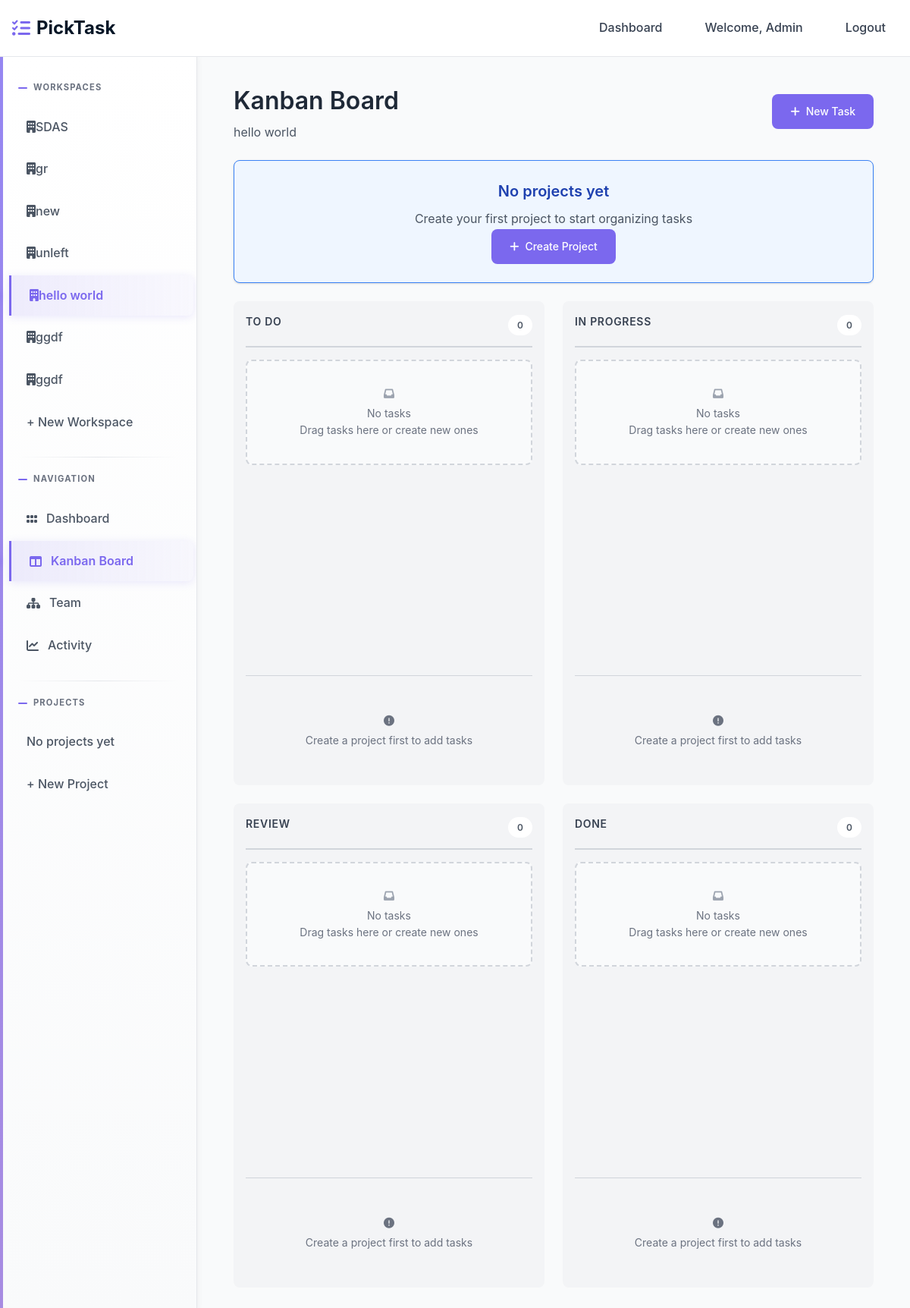
Screenshot of /kanban/3/ (signed in) with the database file from the repository.
### home/models.py (models this page shows)
class User(AbstractUser):
    full_name = models.CharField(max_length=255, blank=True, null=True)
    created_at = models.DateTimeField(auto_now_add=True)

### workspace/models.py (models this page shows, shortened)
class Membership(models.Model):
    ROLE_CHOICES = [
        ('admin', 'Admin'),
        ('member', 'Member'),
    ]
    user = models.ForeignKey(settings.AUTH_USER_MODEL, on_delete=models.CASCADE, related_name='memberships')
    workspace = models.ForeignKey(Workspace, on_delete=models.CASCADE, related_name='memberships')
    role = models.CharField(max_length=20, choices=ROLE_CHOICES, default='member')
    joined_at = models.DateTimeField(auto_now_add=True)
    class Meta:
        unique_together = ['user', 'workspace']
        ordering = ['-joined_at']

class Workspace(models.Model):
    name = models.CharField(max_length=255)
    created_by = models.ForeignKey(settings.AUTH_USER_MODEL, on_delete=models.CASCADE, related_name='workspaces_created')
    created_at = models.DateTimeField(auto_now_add=True)
    class Meta:
        ordering = ['-created_at']

### workspace/decorators.py (the view)
    def wrapper(request, workspace_id, *args, **kwargs):
        workspace = get_object_or_404(Workspace, id=workspace_id)
        if not Membership.objects.filter(user=request.user, workspace=workspace).exists():
            messages.error(request, "You don't have access to this workspace")
            return redirect('workspace:dashboard')
        return view_func(request, workspace_id, *args, **kwargs)

### kanban/templatetags/kanban_extras.py (called while the page is built)
@register.filter
def get_item(dictionary, key):
    return dictionary.get(key, [])

### templates/kanban/kanban.html (shortened to what this page needs)
{% extends 'base.html' %}
{% load kanban_extras %}
{% load static %}
{% block content %}
<div class="container">
    <div class="page-header">
        <div class="header-content">
            <h1>Kanban Board</h1>
            <p class="text-gray-600">{{ workspace.name }}{% if current_project %} - {{ current_project.name }}{% endif %}</p>
        </div>
        <div class="header-actions">
            <a href="{% url 'task:create-task' workspace.id %}" class="btn btn-primary">
                <i class="fas fa-plus mr-2"></i>
                New Task
            </a>
        </div>
    </div>
    {% if has_projects %}
    <div class="project-filter">
        <div class="filter-container">
            <span class="filter-label">Filter by Project:</span>
            <div class="filter-buttons">
                <a href="{% url 'kanban:kanban' workspace.id %}"
                   class="btn btn-sm {% if not current_project %}btn-primary{% else %}btn-outline{% endif %}">
                    All Projects
                </a>
                {% for project in projects %}
                <a href="{% url 'kanban:kanban' workspace.id %}?project={{ project.id }}"
                   class="btn btn-sm {% if current_project and current_project.id == project.id %}btn-primary{% else %}btn-outline{% endif %}">
                    {{ project.name }}
                </a>
                {% endfor %}
            </div>
        </div>
    </div>
    {% else %}
    <div class="card mb-6" style="background: #eff6ff; border-color: #3b82f6;">
        <div class="card-body text-center">
            <h3 class="card-title mb-2" style="color: #1e40af;">No projects yet</h3>
            <p class="text-gray-600 mb-4">Create your first project to start organizing tasks</p>
            <a href="{% url 'workspace:create-project' workspace.id %}"
               class="btn btn-primary">
                <i class="fas fa-plus mr-2"></i>
                Create Project
            </a>
        </div>
    </div>
    {% endif %}
    <div class="kanban-board">
        {% for status_key, status_label in status_choices %}
        <div class="kanban-column" data-status="{{ status_key }}">
            <div class="kanban-column-header">
                <h3 class="column-title">{{ status_label }}</h3>
                <span class="task-count">{{ tasks_by_status|get_item:status_key|length }}</span>
            </div>
            <div class="kanban-column-content">
                {% for task in tasks_by_status|get_item:status_key %}
                <div class="task-card" data-task-id="{{ task.id }}">
                    <div class="flex justify-between items-start mb-2">
                        <span class="task-priority priority-{{ task.priority }}"></span>
                        <span class="status-badge status-{{ task.status }}">
                            {{ task.get_priority_display }}
                        </span>
                    </div>
                    <h4 class="font-semibold mb-2">{{ task.title }}</h4>
                    {% if task.description %}
                    <p class="text-sm text-gray-600 mb-3 line-clamp-2">{{ task.description|truncatewords:20 }}</p>
                    {% endif %}
                    <div class="flex justify-between items-center text-sm text-gray-500 mb-2">
                        <span class="bg-gray-100 px-2 py-1 rounded">#{{ task.id }}</span>
                        {% if task.assigned_to %}
                        <span class="font-medium">{{ task.assigned_to.username }}</span>
                        {% else %}
                        <span class="text-gray-400">Unassigned</span>
                        {% endif %}
                    </div>
                    {% if task.due_date %}
                    <div class="text-xs text-gray-500 mb-3">
                        <i class="fas fa-calendar mr-1"></i>
                        {{ task.due_date|date:"M d, Y" }}
                    </div>
                    {% endif %}
                    <div class="flex gap-2">
                        <a href="{% url 'task:task-detail' task.id %}" class="btn btn-outline btn-sm flex-1 text-center">
                            <i class="fas fa-eye mr-1"></i>
                            View
                        </a>
                    </div>
                </div>
                {% empty %}
                <div class="empty-column">
                    <i class="fas fa-inbox text-2xl mb-2" style="color: var(--gray-400);"></i>
                    <p>No tasks</p>
                    <p class="text-xs mt-1">Drag tasks here or create new ones</p>
                </div>
                {% endfor %}
            </div>
            {% if has_projects %}
            <div class="quick-add-task">
                <form method="post" action="{% url 'kanban:quick-create-task' workspace.id %}" class="quick-add-form">
                    {% csrf_token %}
                    <input type="hidden" name="status" value="{{ status_key }}">
                    <input type="text" name="title" placeholder="+ Add task"
                           class="quick-add-input" required>
                    <select name="project_id" class="quick-add-select" required>
                        <option value="">Select Project</option>
                        {% for project in projects %}
                        <option value="{{ project.id }}">{{ project.name }}</option>
                        {% endfor %}
                    </select>
                    <button type="submit" class="quick-add-btn">
                        <i class="fas fa-plus"></i>
                        Add Task
                    </button>
                </form>
            </div>
            {% else %}
            <div class="quick-add-task">
                <div class="no-projects-message">
                    <i class="fas fa-exclamation-circle mb-2"></i>
                    <p>Create a project first to add tasks</p>
                </div>
            </div>
            {% endif %}
        </div>
        {% endfor %}
    </div>
</div>
{% endblock %}

### templates/base.html (shortened to what this page needs)
<!DOCTYPE html>
<html lang="en">
  <head>
    <link href="https://cdnjs.cloudflare.com/ajax/libs/font-awesome/6.0.0/css/all.min.css" rel="stylesheet">
  </head>
  <body>
    <nav class="navbar" id="navbar" role="navigation" aria-label="Main navigation">
      <div class="nav-container">
        <a href="{% url 'workspace:dashboard' %}" class="logo" aria-label="PickTask home">
          <i class="fas fa-tasks" aria-hidden="true"></i>
          PickTask
        </a>
        <div class="nav-links" id="nav-links">
          {% if user.is_authenticated %}
          <a href="{% url 'workspace:dashboard' %}" class="nav-link {% if request.resolver_match.url_name == 'dashboard' %}active{% endif %}">Dashboard</a>
          <span class="nav-link">Welcome, {{ user.username }}</span>
          <a href="{% url 'authentication:logout' %}" class="nav-link">Logout</a>
          {% else %}
          <a href="{% url 'authentication:login' %}" class="nav-link">Login</a>
          <a href="{% url 'authentication:register' %}" class="nav-link">Register</a>
          {% endif %}
        </div>
      </div>
    </nav>
    <div class="app-layout">
      {% if user.is_authenticated %}
      <aside class="sidebar">{% include 'partials/sidebar.html' %}</aside>
      {% endif %}
      <main class="main-content">
        {% block content %}{% endblock %}
      </main>
    </div>
  </body>
</html>

### templates/partials/sidebar.html
<div class="sidebar-section">
  <div class="sidebar-title">Workspaces</div>
  {% for membership in user.memberships.all %}
  <a
    href="{% url 'workspace:workspace-detail' membership.workspace.id %}"
    class="sidebar-link {% if current_workspace.id == membership.workspace.id %}active{% endif %}"
  >
    <span
      ><i class="fa-solid fa-building"></i>{{membership.workspace.name}}</span
    >
  </a>
  {% endfor %}
  <a
    href="{% url 'workspace:create-workspace' %}"
    class="sidebar-link {% if request.resolver_match.url_name == 'create-workspace' %}active{% endif %}"
  >
    + New Workspace
  </a>
</div>
{% if current_workspace %}
<div class="sidebar-section">
  <div class="sidebar-title">Navigation</div>
  <a
    href="{% url 'workspace:workspace-detail' current_workspace.id %}"
    class="sidebar-link {% if request.resolver_match.url_name == 'workspace-detail' %}active{% endif %}"
    ><i class="fa-solid fa-grip"></i>Dashboard
  </a>
  <a
    href="{% url 'kanban:kanban' current_workspace.id %}"
    class="sidebar-link {% if request.resolver_match.url_name == 'kanban' %}active{% endif %}"
    ><i class="fa-solid fa-table-columns"></i>Kanban Board
  </a>
  <a
    href="{% url 'team:team' current_workspace.id %}"
    class="sidebar-link {% if request.resolver_match.url_name == 'team' %}active{% endif %}"
    ><i class="fa-solid fa-sitemap"></i>Team
  </a>
  <a
    href="{% url 'activity:activity' current_workspace.id %}"
    class="sidebar-link {% if request.resolver_match.url_name == 'activity' %}active{% endif %}"
    ><i class="fa-solid fa-chart-line"></i>Activity
  </a>
</div>
<div class="sidebar-section">
  <div class="sidebar-title">Projects</div>
  {% for project in current_workspace.projects.all %}
  <a
    href="{% url 'kanban:kanban' current_workspace.id %}?project={{ project.id }}"
    class="sidebar-link"
    ><i class="fa-solid fa-list-check"></i>{{ project.name }}
  </a>
  {% empty %}
  <span class="sidebar-link text-muted">No projects yet</span>
  {% endfor %}
  <a
    href="{% url 'workspace:create-project' current_workspace.id %}"
    class="sidebar-link"
  >
    + New Project
  </a>
</div>
{% endif %}

### templates/kanban/kanban.html (style rules this page uses)
.kanban-board { display: grid; grid-template-columns: repeat(auto-fit, minmax(280px, 1fr)); gap: 1.5rem; margin-top: 1.5rem; }
.kanban-column { background: var(--gray-100); border-radius: var(--border-radius); padding: 1rem; min-height: 600px; display: flex; flex-direction: column; gap: 1rem; }
.kanban-column-header { display: flex; justify-content: space-between; align-items: center; margin-bottom: 0; padding-bottom: 0.75rem; border-bottom: 2px solid var(--gray-300); }
.column-title { font-weight: 600; color: var(--gray-700); text-transform: uppercase; font-size: 0.875rem; letter-spacing: 0.05em; }
.task-count { background: white; padding: 0.25rem 0.75rem; border-radius: 9999px; font-size: 0.75rem; font-weight: 600; color: var(--gray-600); }
.kanban-column-content { flex: 1; display: flex; flex-direction: column; gap: 0.75rem; min-height: 400px; }
.quick-add-task { margin-top: auto; padding-top: 1rem; border-top: 1px solid var(--gray-300); }
.no-projects-message { text-align: center; color: var(--gray-500); padding: 2rem 1rem; font-size: 0.875rem; }
.page-header { display: flex; justify-content: space-between; align-items: center; margin-bottom: 1.5rem; gap: 1rem; }
.header-content h1 { margin-bottom: 0.25rem; }
.header-actions { display: flex; gap: 0.75rem; }
.empty-column { text-align: center; color: var(--gray-500); padding: 2rem 1rem; font-size: 0.875rem; background: rgba(255, 255, 255, 0.5); border-radius: var(--border-radius); border: 2px dashed var(--gray-300); }
.mb-2 { margin-bottom: 0.5rem; }
.mb-6 { margin-bottom: 1.5rem; }
.text-gray-600 { color: var(--gray-600); }
.text-center { text-align: center; }

### rows the page displays
User: username "Admin"
Membership: workspace.name "SDAS"
Membership: workspace.name "gr"
Membership: workspace.name "new"
Membership: workspace.name "unleft"
Membership: workspace.name "hello world"
Membership: workspace.name "ggdf"
Membership: workspace.name "ggdf"
Workspace: name "hello world"

### other values shown
{{ status_label }} "TO DO" "IN PROGRESS" "REVIEW" "DONE"
{{ tasks_by_status|get_item:status_key|length }} "0" "0" "0" "0"
